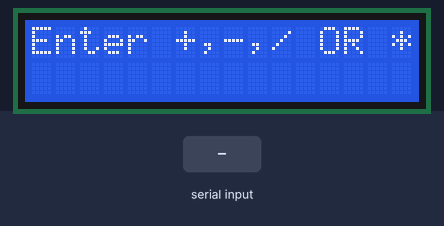
Simulated run of this sketch. Board: Arduino Uno, built with avr-gcc and run on an emulated ATmega328P. Parts: 16×2 character LCD. The inputs (shaded band) are chosen by the test bench.

Above: at 1.2 s.
1.3 s: "90,45\n" received over Serial
At 3.3 s:
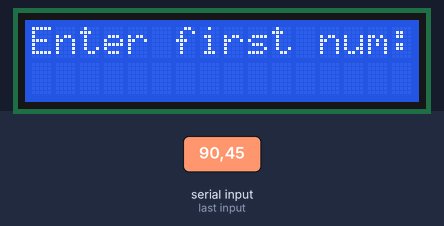
3.8 s: "0\n" received over Serial
At 5.3 s:
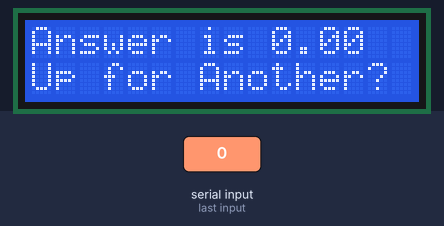
9.3 s: "30,150\n" received over Serial
At 10.6 s:
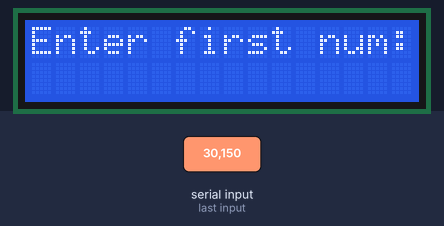
11.8 s: "5\n" received over Serial
At 12.6 s:
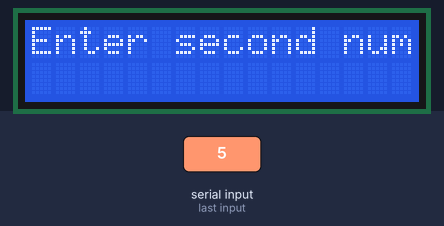
Timing chart, 0 to 14.8 s (numbered marks = the images above; inputs shaded):
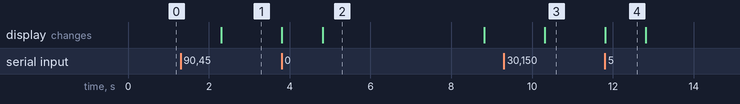

The sketch:

calculator_simulation.ino
```cpp
#include <LiquidCrystal.h>
String prompt="Enter +,-,/ OR *";
String firstNum="Enter first num: ";
String secondNum="Enter second num: ";
String ans="Answer is ";
String addition="+";
String subtraction="-";
String multiplication="*";
String division="/";
float answer;
float fstNum;
float sndNum;
String arithOperand;
String seaterMsg="Up for Another?";
int rs=7;
int en=8;
int d4=9;
int d5=10;
int d6=11;
int d7=12;
int delayT=4000;
LiquidCrystal rizamaLCD(rs,en,d4,d5,d6,d7);

void setup() {
  // put your setup code here, to run once:
rizamaLCD.begin(16,2);
Serial.begin(9600);
}

void loop() {
  // put your main code here, to run repeatedly:
rizamaLCD.setCursor(0,0);
rizamaLCD.print(prompt);
while (Serial.available()==0);{
}
//if (arithOperand != addition && arithOperand != subtraction && arithOperand != multiplication && arithOperand != division){
//  Serial.println("Please fill in a valid arithmetic operand!");
//}
arithOperand=Serial.readString();
rizamaLCD.clear();

rizamaLCD.setCursor(0,0);
rizamaLCD.print(firstNum);
while (Serial.available()==0);{
}
fstNum=Serial.parseFloat();
rizamaLCD.clear();

rizamaLCD.setCursor(0,0);
rizamaLCD.print(secondNum);
while (Serial.available()==0);{
}
sndNum=Serial.parseFloat();
rizamaLCD.clear();

rizamaLCD.setCursor(0,0);
if (arithOperand==addition){
  answer=fstNum+sndNum;
}
if (arithOperand==subtraction){
  answer=fstNum-sndNum;
}
if (arithOperand==division){
  answer=fstNum/sndNum;
}
if (arithOperand==multiplication){
  answer=fstNum*sndNum;
}
rizamaLCD.clear();
rizamaLCD.setCursor(0,0);
rizamaLCD.print(ans);
rizamaLCD.print(answer);
rizamaLCD.setCursor(0,1);
rizamaLCD.print(seaterMsg);
delay(delayT);
rizamaLCD.clear();


}
```

Measured:
- after the input at 1.3 s, the display: changes after 1.0 s (image 1)
- after the input at 3.8 s, the display: first changes at once (image 2 shows a later state)
- after the input at 9.3 s, the display: changes after 1.0 s (image 3)
- after the input at 11.8 s, the display: changes at once (image 4)
- what the display in image 2 shows lasts 4.0 s, from 4.8 s to 8.8 s
- what the display in image 4 shows lasts 1.0 s, from 11.8 s to 12.8 s
